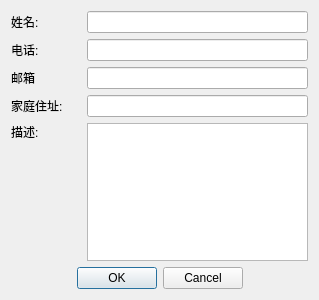
<?xml version="1.0" encoding="UTF-8"?>
<ui version="4.0">
 <class>AddStuDlg</class>
 <widget class="QDialog" name="AddStuDlg">
  <property name="geometry">
   <rect>
    <x>0</x>
    <y>0</y>
    <width>319</width>
    <height>300</height>
   </rect>
  </property>
  <property name="windowTitle">
   <string>Dialog</string>
  </property>
  <layout class="QVBoxLayout" name="verticalLayout_2">
   <item>
    <layout class="QHBoxLayout" name="horizontalLayout">
     <item>
      <widget class="QLabel" name="label">
       <property name="minimumSize">
        <size>
         <width>70</width>
         <height>0</height>
        </size>
       </property>
       <property name="maximumSize">
        <size>
         <width>70</width>
         <height>16777215</height>
        </size>
       </property>
       <property name="text">
        <string>姓名:</string>
       </property>
      </widget>
     </item>
     <item>
      <widget class="QLineEdit" name="NameEdit"/>
     </item>
    </layout>
   </item>
   <item>
    <layout class="QHBoxLayout" name="horizontalLayout_6">
     <item>
      <widget class="QLabel" name="label_6">
       <property name="minimumSize">
        <size>
         <width>70</width>
         <height>0</height>
        </size>
       </property>
       <property name="maximumSize">
        <size>
         <width>70</width>
         <height>16777215</height>
        </size>
       </property>
       <property name="text">
        <string>电话:</string>
       </property>
      </widget>
     </item>
     <item>
      <widget class="QLineEdit" name="PhoneEdit"/>
     </item>
    </layout>
   </item>
   <item>
    <layout class="QHBoxLayout" name="horizontalLayout_2">
     <item>
      <widget class="QLabel" name="label_2">
       <property name="minimumSize">
        <size>
         <width>70</width>
         <height>0</height>
        </size>
       </property>
       <property name="maximumSize">
        <size>
         <width>70</width>
         <height>16777215</height>
        </size>
       </property>
       <property name="text">
        <string>邮箱</string>
       </property>
      </widget>
     </item>
     <item>
      <widget class="QLineEdit" name="EmailEdit"/>
     </item>
    </layout>
   </item>
   <item>
    <layout class="QHBoxLayout" name="horizontalLayout_5">
     <item>
      <widget class="QLabel" name="label_5">
       <property name="minimumSize">
        <size>
         <width>70</width>
         <height>0</height>
        </size>
       </property>
       <property name="maximumSize">
        <size>
         <width>70</width>
         <height>16777215</height>
        </size>
       </property>
       <property name="text">
        <string>家庭住址:</string>
       </property>
      </widget>
     </item>
     <item>
      <widget class="QLineEdit" name="AddressEdit"/>
     </item>
    </layout>
   </item>
   <item>
    <layout class="QHBoxLayout" name="horizontalLayout_7">
     <item>
      <layout class="QVBoxLayout" name="verticalLayout">
       <item>
        <widget class="QLabel" name="label_7">
         <property name="minimumSize">
          <size>
           <width>70</width>
           <height>0</height>
          </size>
         </property>
         <property name="maximumSize">
          <size>
           <width>70</width>
           <height>16777215</height>
          </size>
         </property>
         <property name="text">
          <string>描述:</string>
         </property>
        </widget>
       </item>
       <item>
        <spacer name="verticalSpacer">
         <property name="orientation">
          <enum>Qt::Vertical</enum>
         </property>
         <property name="sizeHint" stdset="0">
          <size>
           <width>20</width>
           <height>40</height>
          </size>
         </property>
        </spacer>
       </item>
      </layout>
     </item>
     <item>
      <widget class="QTextEdit" name="DescText"/>
     </item>
    </layout>
   </item>
   <item>
    <layout class="QHBoxLayout" name="horizontalLayout_8">
     <item>
      <spacer name="horizontalSpacer">
       <property name="orientation">
        <enum>Qt::Horizontal</enum>
       </property>
       <property name="sizeHint" stdset="0">
        <size>
         <width>40</width>
         <height>20</height>
        </size>
       </property>
      </spacer>
     </item>
     <item>
      <widget class="QDialogButtonBox" name="buttonBox">
       <property name="orientation">
        <enum>Qt::Horizontal</enum>
       </property>
       <property name="standardButtons">
        <set>QDialogButtonBox::Cancel|QDialogButtonBox::Ok</set>
       </property>
      </widget>
     </item>
     <item>
      <spacer name="horizontalSpacer_2">
       <property name="orientation">
        <enum>Qt::Horizontal</enum>
       </property>
       <property name="sizeHint" stdset="0">
        <size>
         <width>40</width>
         <height>20</height>
        </size>
       </property>
      </spacer>
     </item>
    </layout>
   </item>
  </layout>
 </widget>
 <resources/>
 <connections>
  <connection>
   <sender>buttonBox</sender>
   <signal>accepted()</signal>
   <receiver>AddStuDlg</receiver>
   <slot>accept()</slot>
   <hints>
    <hint type="sourcelabel">
     <x>121</x>
     <y>285</y>
    </hint>
    <hint type="destinationlabel">
     <x>41</x>
     <y>254</y>
    </hint>
   </hints>
  </connection>
  <connection>
   <sender>buttonBox</sender>
   <signal>rejected()</signal>
   <receiver>AddStuDlg</receiver>
   <slot>reject()</slot>
   <hints>
    <hint type="sourcelabel">
     <x>190</x>
     <y>276</y>
    </hint>
    <hint type="destinationlabel">
     <x>295</x>
     <y>277</y>
    </hint>
   </hints>
  </connection>
 </connections>
</ui>
